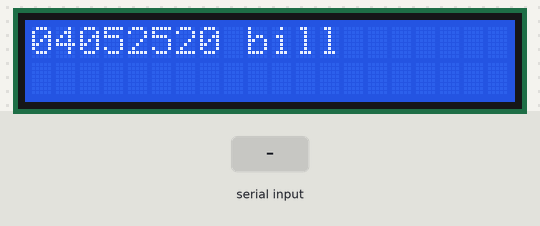
The sketch below on a simulated Arduino Uno, built with avr-gcc and run on an emulated ATmega328P. Parts: 20×2 character LCD. The test bench sets the inputs (shaded band). What the sketch prints to the serial monitor is not drawn.

Above: at 1.2 s.
1.3 s: "1" received over Serial
At 2.0 s:
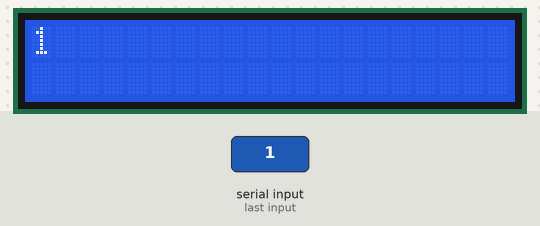
2.9 s: "0" received over Serial
At 4.2 s:
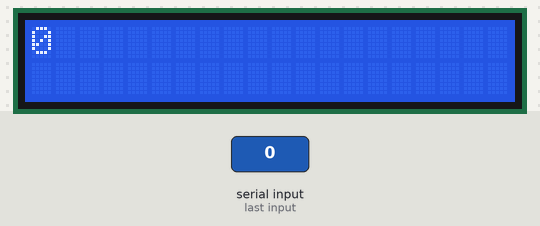
4.5 s: "2" received over Serial
At 5.6 s:
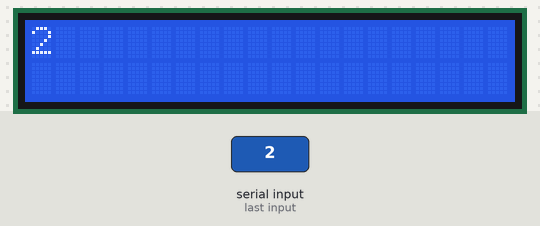
Timing chart, 0 to 7.5 s (numbered marks = the images above; inputs shaded):
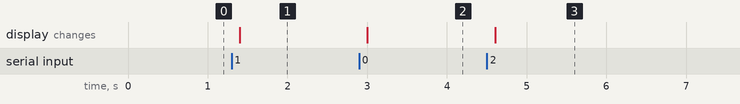

Measured:
- after the input at 1.3 s, the display: changes after 0.10 s (image 1)
- after the input at 2.9 s, the display: changes after 0.10 s (image 2)
- after the input at 4.5 s, the display: changes after 0.10 s (image 3)

The sketch:

test.ino
```cpp
#include <LiquidCrystal.h>
LiquidCrystal lcd(12, 11, 5, 4, 3, 2);
void setup()
{
  char a[8];
  Serial.begin(9600);
  Serial.write(a);
  Serial.println("04052520 bill");
  lcd.begin(20, 2);
  lcd.setCursor(0,0);
  lcd.print("04052520 bill");
  lcd.setCursor(0,1);
  lcd.write(a);
}
void loop()
{
  if(Serial.available())
  {
    delay(100);
    lcd.clear();
    while(Serial.available()>0)
    {
      lcd.write(Serial.read());
    }
  }
}
```
